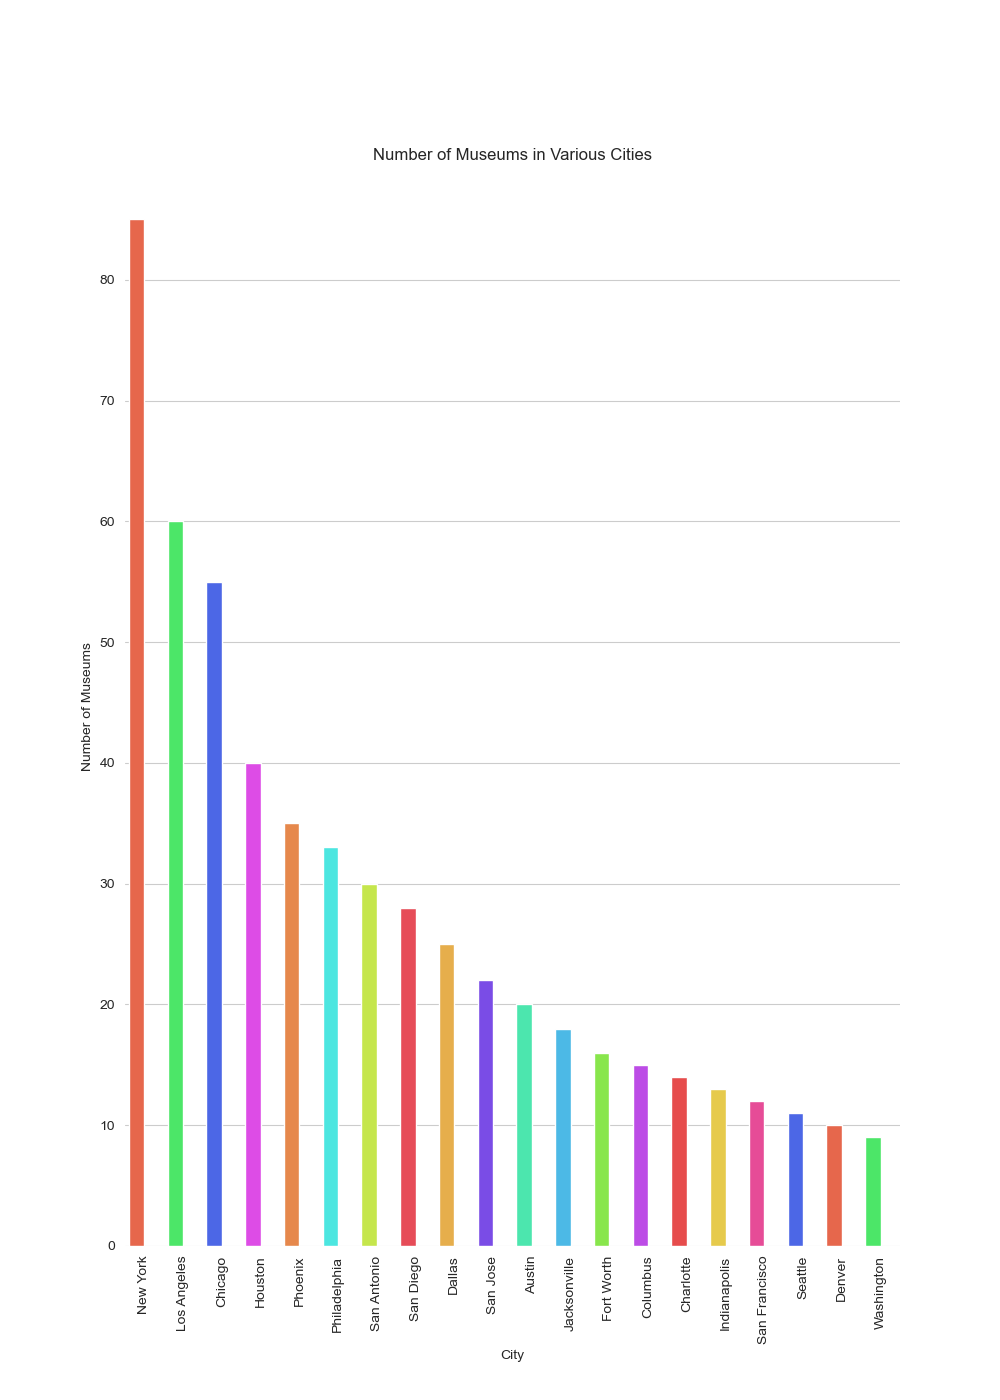

Reproduce this figure in Python.

import seaborn as sns
import pandas as pd
import matplotlib.pyplot as plt

# Data
data = {
    'City': ['New York', 'Los Angeles', 'Chicago', 'Houston', 'Phoenix', 'Philadelphia', 'San Antonio', 'San Diego', 
             'Dallas', 'San Jose', 'Austin', 'Jacksonville', 'Fort Worth', 'Columbus', 'Charlotte', 'Indianapolis', 
             'San Francisco', 'Seattle', 'Denver', 'Washington'],
    'Number_of_Museums': [85, 60, 55, 40, 35, 33, 30, 28, 25, 22, 20, 18, 16, 15, 14, 13, 12, 11, 10, 9]
}

df = pd.DataFrame(data)

# Plot
plt.figure(figsize=(10, 14))  # Width and height modification
sns.barplot(y="Number_of_Museums", x="City", data=df,
            palette=['#FF5733', '#33FF57', '#3357FF', '#F333FF', '#FF8333', '#33FFF8', '#D4FF33', '#FF3342', '#FFB533',
                     '#6F33FF', '#33FFB5', '#33C4FF', '#83FF33', '#C833FF', '#FF3333', '#FFDA33', '#FF3396', '#3357FF', '#FF5733', '#33FF57'],
            dodge=False)  # Color modification using specific color codes

# Set the bars' width
for bar in plt.gca().patches:
    bar.set_width(0.4)  # Width of bars when vertical

plt.ylabel('Number of Museums')
plt.xlabel('City')
plt.title('Number of Museums in Various Cities')
plt.xticks(rotation=90)  # Rotate city names for better readability
sns.despine(left=True, bottom=True)  # Cleaning up the plot
plt.show()
